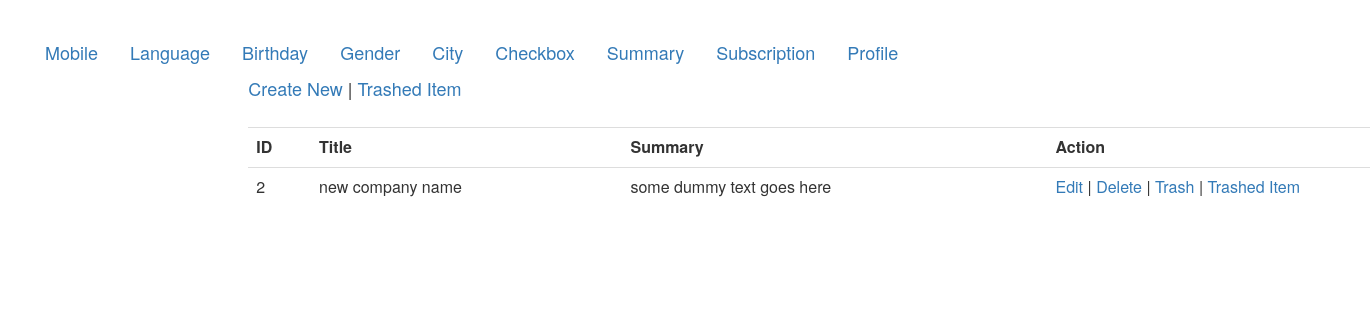
Page /views/ALL_CRUD/Summary/view.php?id=2 on the committed database.
### tables this page shows
CREATE TABLE `summaries` (
  `id` int(11) NOT NULL,
  `title` varchar(50) NOT NULL,
  `summary` text NOT NULL,
  `created_at` datetime NOT NULL,
  `updated_at` datetime DEFAULT NULL,
  `deleted_at` datetime DEFAULT NULL
);

### src/ALL_CRUD/Summary/Summary.php (called while the page is built, shortened)
<?php
class Summary {
    public $db='';
    public function __construct() {
        $this->db=  mysqli_connect("localhost","root","fazil142","atomicproject");
    }
    public function view($data=''){
        $this->id=$data['id'];
        $query="select * from summaries where id=".$this->id;
        $result=  mysqli_query($this->db, $query);
        $row=  mysqli_fetch_assoc($result);
        return $row;
    }
}

### views/ALL_CRUD/Summary/view.php (the view, shortened to what this page needs)
<!DOCTYPE html>
<html>
    <head>
        <link rel="stylesheet" type="text/css" href="../../../css/bootstrap.min.css">
        <link rel="stylesheet" type="text/css" href="../../../css/style.css">
    </head>
    <body>
        <div>
            <ul class="nav nav-pills ">
  <li role="presentation"><a href="../../../views/ALL_CRUD/Mobile/index.php">Mobile</a></li>
  <li role="presentation"><a href="../../../views/ALL_CRUD/Language/index.php">Language</a></li>
  <li role="presentation"><a href="../../../views/ALL_CRUD/Birthday/index.php">Birthday</a></li>
  <li role="presentation"><a href="../../../views/ALL_CRUD/Gender/index.php">Gender</a></li>
  <li role="presentation"><a href="../../../views/ALL_CRUD/City/index.php">City</a></li>
  <li role="presentation"><a href="../../../views/ALL_CRUD/Checkbox/index.php">Checkbox</a></li>
  <li role="presentation"><a href="index.php">Summary</a></li>
  <li role="presentation"><a href="../../../views/ALL_CRUD/Subscription/index.php">Subscription</a></li>
  <li role="presentation"><a href="../../../views/ALL_CRUD/ProfilePic/index.php">Profile</a></li>
</ul>
        </div>
    </body>
</html>
<?php
    $summary=new Summary();
    $val=$summary->view($_GET);
?>
<Ul class="nav nav-pills col-md-10 col-md-offset-2 " style="font-size:18px">
    <a href="create.php">Create New</a> |
    <a href="trashed.php">Trashed Item</a>
    <br><br>
</Ul>
<table class="table col-md-10 col-md-offset-2" style="font-size: 16px">
    <tr>
        <th>ID</th>
        <th>Title</th>
        <th>Summary</th>
        <th>Action</th>
    </tr>
    <tr>
        <td><?php echo $val['id'];?></td>
        <td><?php echo $val['title'];?></td>
        <td><p><?php echo $val['summary'];?></p></td>
        <td>
            <a href="edit.php?id=<?php echo $val['id'];?>">Edit</a> |
            <a href="delete.php?id=<?php echo $val['id'];?>">Delete</a> |
            <a href="trash.php?id=<?php echo $val['id'];?>">Trash</a>  |
            <a href="trashed.php?id=<?php echo $val['id'];?>">Trashed Item</a>
        </td>
    </tr>
</table>

### css/style.css (style rules this page uses)
body { margin:30px; }
div ul li a { font-size: 18px }

### rows in the picture
summaries: id "2", title "new company name", summary "some dummy text goes here"
